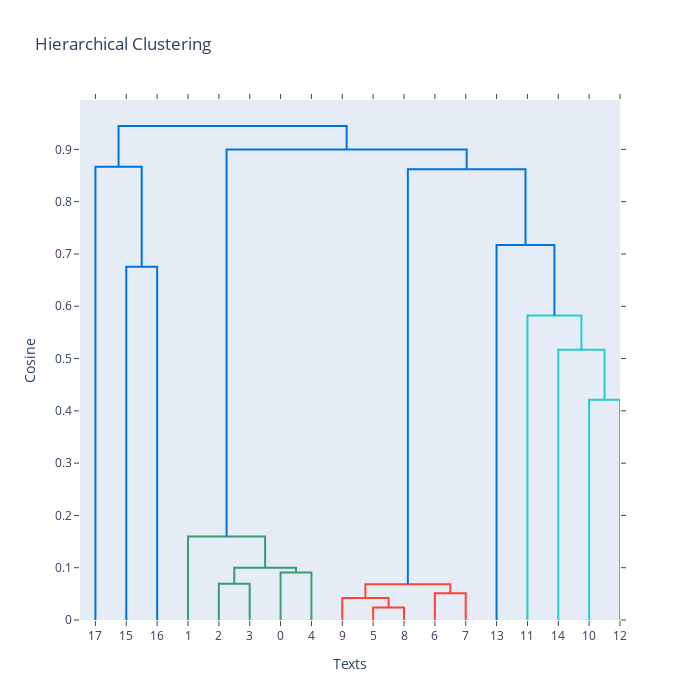

Notebook code cell kept with this figure:
### Code cell
from scipy.cluster import hierarchy
import plotly.figure_factory as ff


#clusters = hierarchy.linkage(embeddings, "average", metric="cosine")
#flat_clusters = hierarchy.fcluster(clusters, threshold, criterion="distance")

fig = ff.create_dendrogram(embeddings,
                           linkagefun = lambda x: hierarchy.linkage(embeddings, "average", metric="cosine"))

fig.update_layout(title = 'Hierarchical Clustering', xaxis_title='Texts',
                   yaxis_title='Cosine', width=700, height=700)

fig.show()

### Figure 1 — Plotly figure (JSON) as saved in the notebook; plotly's stock layout.template omitted (floating-point values rounded to 4 significant figures)
{"data": [{"hoverinfo": "text", "marker": {"color": "rgb(0,116,217)"}, "mode": "lines", "type": "scatter", "x": [15, 15, 25, 25], "xaxis": "x", "y": [0, 0.6758, 0.6758, 0], "yaxis": "y"}, {"hoverinfo": "text", "marker": {"color": "rgb(0,116,217)"}, "mode": "lines", "type": "scatter", "x": [5, 5, 20, 20], "xaxis": "x", "y": [0, 0.8668, 0.8668, 0.6758], "yaxis": "y"}, {"hoverinfo": "text", "marker": {"color": "rgb(61,153,112)"}, "mode": "lines", "type": "scatter", "x": [45, 45, 55, 55], "xaxis": "x", "y": [0, 0.06934, 0.06934, 0], "yaxis": "y"}, {"hoverinfo": "text", "marker": {"color": "rgb(61,153,112)"}, "mode": "lines", "type": "scatter", "x": [65, 65, 75, 75], "xaxis": "x", "y": [0, 0.09098, 0.09098, 0], "yaxis": "y"}, {"hoverinfo": "text", "marker": {"color": "rgb(61,153,112)"}, "mode": "lines", "type": "scatter", "x": [50, 50, 70, 70], "xaxis": "x", "y": [0.06934, 0.1001, 0.1001, 0.09098], "yaxis": "y"}, {"hoverinfo": "text", "marker": {"color": "rgb(61,153,112)"}, "mode": "lines", "type": "scatter", "x": [35, 35, 60, 60], "xaxis": "x", "y": [0, 0.1595, 0.1595, 0.1001], "yaxis": "y"}, {"hoverinfo": "text", "marker": {"color": "rgb(255,65,54)"}, "mode": "lines", "type": "scatter", "x": [95, 95, 105, 105], "xaxis": "x", "y": [0, 0.02385, 0.02385, 0], "yaxis": "y"}, {"hoverinfo": "text", "marker": {"color": "rgb(255,65,54)"}, "mode": "lines", "type": "scatter", "x": [85, 85, 100, 100], "xaxis": "x", "y": [0, 0.04194, 0.04194, 0.02385], "yaxis": "y"}, {"hoverinfo": "text", "marker": {"color": "rgb(255,65,54)"}, "mode": "lines", "type": "scatter", "x": [115, 115, 125, 125], "xaxis": "x", "y": [0, 0.05098, 0.05098, 0], "yaxis": "y"}, {"hoverinfo": "text", "marker": {"color": "rgb(255,65,54)"}, "mode": "lines", "type": "scatter", "x": [92.5, 92.5, 120, 120], "xaxis": "x", "y": [0.04194, 0.06841, 0.06841, 0.05098], "yaxis": "y"}, {"hoverinfo": "text", "marker": {"color": "rgb(35,205,205)"}, "mode": "lines", "type": "scatter", "x": [165, 165, 175, 175], "xaxis": "x", "y": [0, 0.4211, 0.4211, 0], "yaxis": "y"}, {"hoverinfo": "text", "marker": {"color": "rgb(35,205,205)"}, "mode": "lines", "type": "scatter", "x": [155, 155, 170, 170], "xaxis": "x", "y": [0, 0.517, 0.517, 0.4211], "yaxis": "y"}, {"hoverinfo": "text", "marker": {"color": "rgb(35,205,205)"}, "mode": "lines", "type": "scatter", "x": [145, 145, 162.5, 162.5], "xaxis": "x", "y": [0, 0.5822, 0.5822, 0.517], "yaxis": "y"}, {"hoverinfo": "text", "marker": {"color": "rgb(0,116,217)"}, "mode": "lines", "type": "scatter", "x": [135, 135, 153.8, 153.8], "xaxis": "x", "y": [0, 0.717, 0.717, 0.5822], "yaxis": "y"}, {"hoverinfo": "text", "marker": {"color": "rgb(0,116,217)"}, "mode": "lines", "type": "scatter", "x": [106.2, 106.2, 144.4, 144.4], "xaxis": "x", "y": [0.06841, 0.8619, 0.8619, 0.717], "yaxis": "y"}, {"hoverinfo": "text", "marker": {"color": "rgb(0,116,217)"}, "mode": "lines", "type": "scatter", "x": [47.5, 47.5, 125.3, 125.3], "xaxis": "x", "y": [0.1595, 0.8998, 0.8998, 0.8619], "yaxis": "y"}, {"hoverinfo": "text", "marker": {"color": "rgb(0,116,217)"}, "mode": "lines", "type": "scatter", "x": [12.5, 12.5, 86.41, 86.41], "xaxis": "x", "y": [0.8668, 0.9447, 0.9447, 0.8998], "yaxis": "y"}], "layout": {"autosize": false, "height": 700, "hovermode": "closest", "showlegend": false, "title": {"text": "Hierarchical Clustering"}, "width": 700, "xaxis": {"mirror": "allticks", "rangemode": "tozero", "showgrid": false, "showline": true, "showticklabels": true, "tickmode": "array", "ticks": "outside", "ticktext": ["17", "15", "16", "1", "2", "3", "0", "4", "9", "5", "8", "6", "7", "13", "11", "14", "10", "12"], "tickvals": [5, 15, 25, 35, 45, 55, 65, 75, 85, 95, 105, 115, 125, 135, 145, 155, 165, 175], "title": {"text": "Texts"}, "type": "linear", "zeroline": false}, "yaxis": {"mirror": "allticks", "rangemode": "tozero", "showgrid": false, "showline": true, "showticklabels": true, "ticks": "outside", "title": {"text": "Cosine"}, "type": "linear", "zeroline": false}}}
